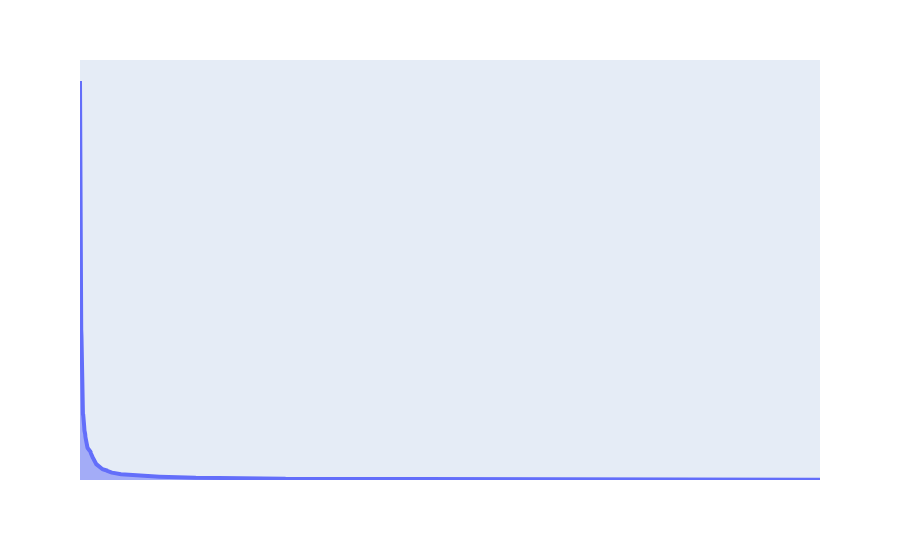

The notebook cell saved with this chart:
### Markdown cell above
#### **>>> Exercise 15 (take home)** 
Additionally, you can attempt to sort the terms on the `x-axis` by frequency instead of in alphabetical order. This way the visualization is more meaninfgul and you will be able to observe the so called [long tail](https://en.wikipedia.org/wiki/Long_tail) (get familiar with this term since it will appear a lot in data mining and other statistics courses). see picture below

![alt txt](https://upload.wikimedia.org/wikipedia/commons/thumb/8/8a/Long_tail.svg/1000px-Long_tail.svg.png)

### Code cell
# Answer here
labels = count_vect.get_feature_names_out()[sort_index[0:3000]]
value = term_frequencies[sort_index[0:3000]]

fig = px.area(x=labels, y=value)
fig.update_traces(line={'width': 4})
fig.update_xaxes(showticklabels=False, visible=False) 
fig.update_yaxes(showticklabels=False, visible=False)
fig.show()

### Figure 1 — Plotly figure (JSON) as saved in the notebook; plotly's stock layout.template omitted (floating-point values rounded to 4 significant figures; data arrays with more than 128 entries replaced by an {"elided": "..."} marker saying what was removed)
{"data": [{"fillpattern": {"shape": ""}, "hovertemplate": "x=%{x}<br>y=%{y}<extra></extra>", "legendgroup": "", "line": {"color": "#636efa", "width": 4}, "marker": {"symbol": "circle"}, "mode": "lines", "name": "", "orientation": "v", "showlegend": false, "stackgroup": "1", "type": "scatter", "x": {"elided": "3000 str values"}, "xaxis": "x", "y": {"elided": "3000 int values"}, "yaxis": "y"}], "layout": {"legend": {"tracegroupgap": 0}, "margin": {"t": 60}, "xaxis": {"anchor": "y", "domain": [0, 1], "showticklabels": false, "title": {"text": "x"}, "visible": false}, "yaxis": {"anchor": "x", "domain": [0, 1], "showticklabels": false, "title": {"text": "y"}, "visible": false}}}
